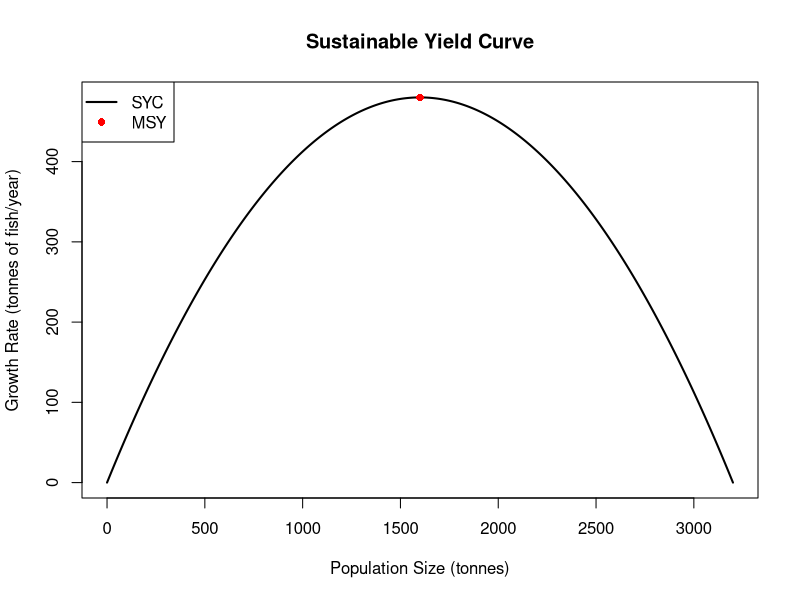
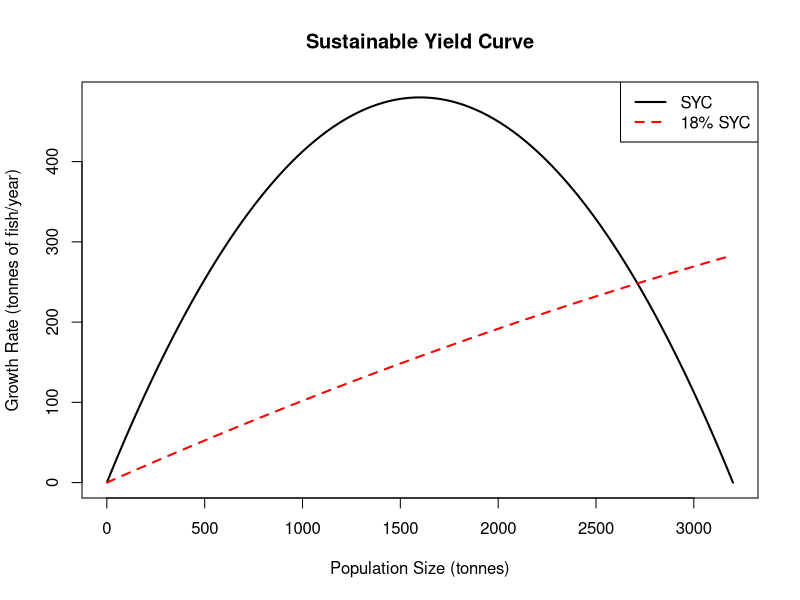
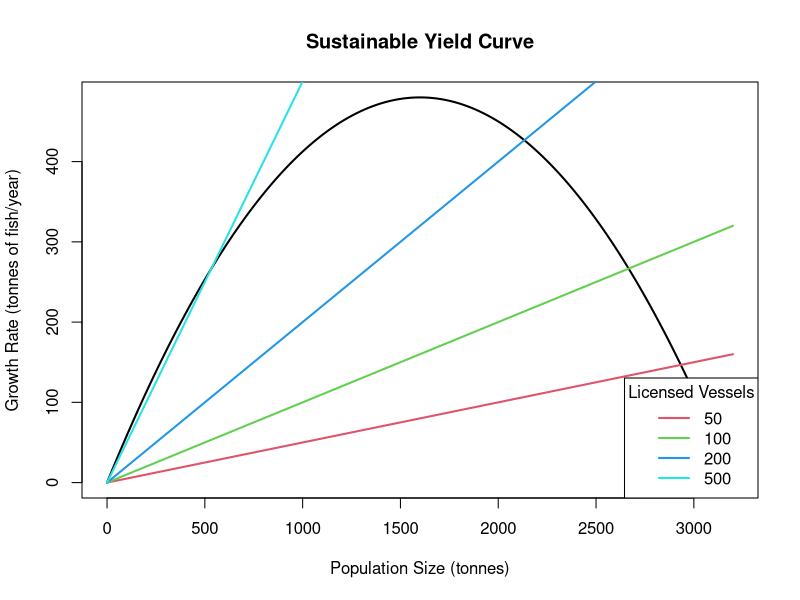
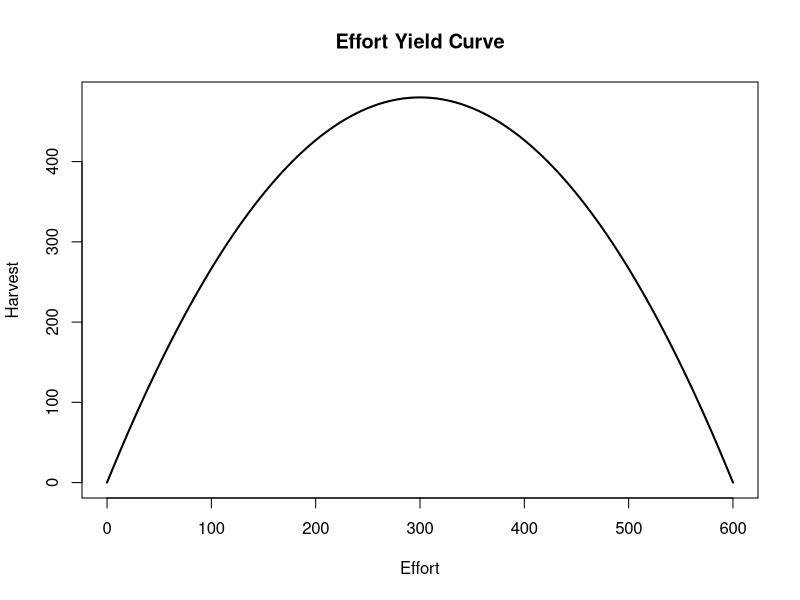
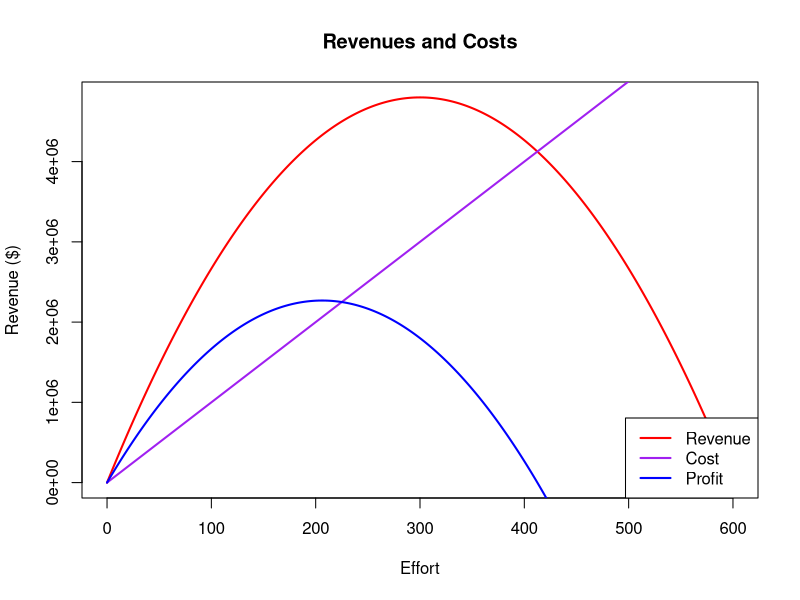
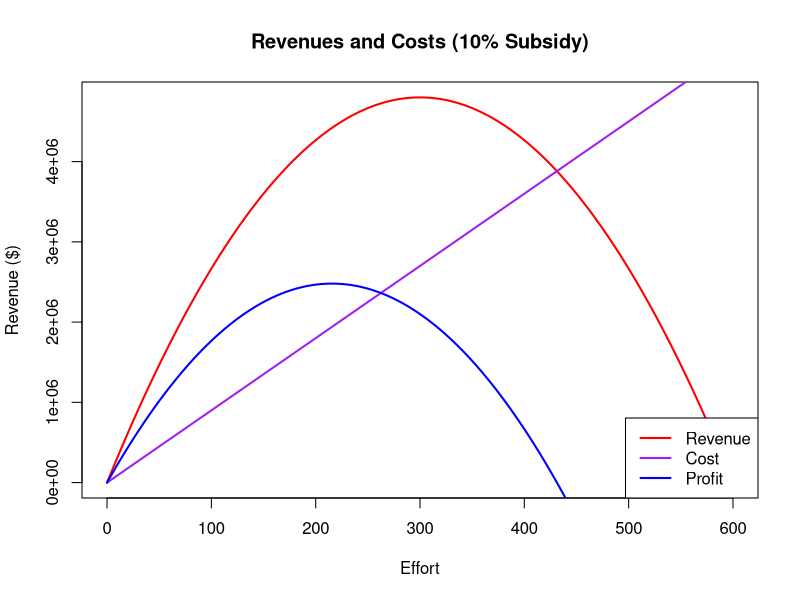
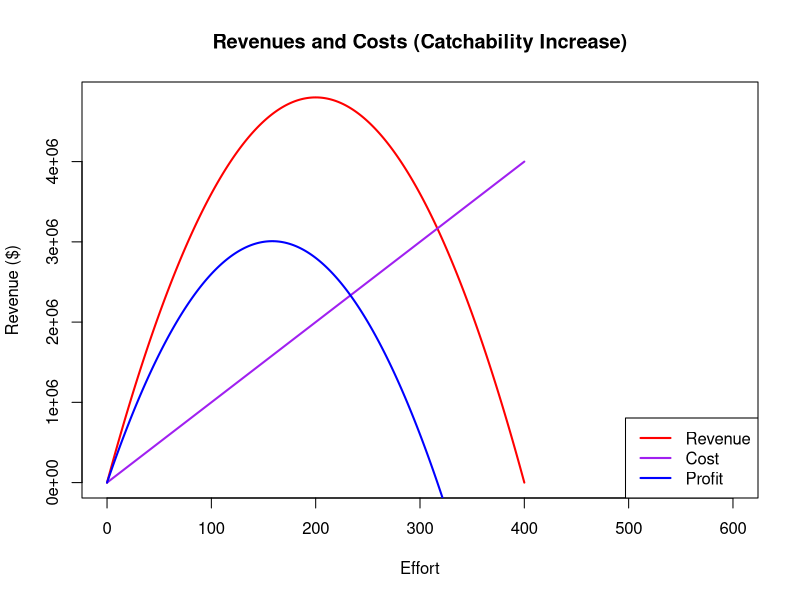

These charts were generated, in order, by the following R code:
## ---- chunk 1
knitr::opts_chunk$set(echo = TRUE)
## ---- chunk 2
# Calculate the growth rate for a vector of N's
log_growth_rate <- function(r,N,K){
  dNdt = r*N*(1-(N/K))
  return(dNdt)
}

# Set Initial Conditions
r = 0.6 # units: fish per year
K = 3200 # units: tonnes
N = 0:K

# Calculate dNdt and graph
dNdt = log_growth_rate(r,N,K)
plot(N,dNdt, type = "l", lwd = 2, ylim = range(dNdt), xlim = range(N), col = "black", main = "Sustainable Yield Curve", xlab = "Population Size (tonnes)", ylab = "Growth Rate (tonnes of fish/year)")

# MSY Point Calculations
equil_stock_size = K/2
msy = (r*K)/4

# Add MSY Point
points(equil_stock_size, msy, pch = 16, col = "red", lwd = 5)

legend("topleft", legend = c("SYC","MSY"), col = c("black","red"), lty = c(1, NA), pch = c(NA, 16), lwd = c(2,5))

## ---- chunk 3
# Set Initial Conditions
r = 0.6 # units: fish per year
K = 3200 # units: tonnes

# Calculate MSY and equilibrium stock size
msy = (r*K)/4
msy
equil_stock_size = K/2
equil_stock_size

## ---- chunk 4
# Set Initial Conditions
r = 0.6 # units: fish per year
K = 3200 # units: tonnes
N = 1:K
N_18 = N

# Calculate dNdt and 18%
dNdt = log_growth_rate(r,N,K)
N_18 = log_growth_rate(r,N*0.18,K)

# Graph
plot(N,dNdt, type = "l", lwd = 2, ylim = range(dNdt), xlim = range(N), col = "black", main = "Sustainable Yield Curve", xlab = "Population Size (tonnes)", ylab = "Growth Rate (tonnes of fish/year)")
lines(N, N_18, lwd = 2, lty = 2, col = "red")
legend("topright", legend = c("SYC","18% SYC"), col = c("black","red"), lty = c(1, 2), lwd = c(2,2))
## ---- chunk 5
Harvest = 0.18*K
Harvest
## ---- chunk 6
license_limits <- function(alpha,E,N){
  for(i in 1:length(E)){
    H = alpha*E[i]*N
    lines(N, H, col = i+1, lwd = 2) # color will change with i
  } 
}

# Set Initial Conditions
r = 0.6 # units: fish per year
K = 3200 # units: tonnes
N = 0:K
dNdt = log_growth_rate(r,N,K)
alpha = 0.001
E = c(50,100,200,500) # number of licensed vessels

# Initial Graph
plot(N,dNdt, type = "l", lwd = 2, ylim = range(dNdt), xlim = range(N), col = "black", main = "Sustainable Yield Curve", xlab = "Population Size (tonnes)", ylab = "Growth Rate (tonnes of fish/year)")

# Add License Limits Lines
license_limits(alpha,E,N)
legend("bottomright", title = "Licensed Vessels", legend = E,
         col = 2:(length(E) + 1), lwd = 2)

## ---- chunk 7
# Initial Conditions
r = 0.6 # units: fish per year
K = 3200 # units: tonnes
N = 0:K
alpha = 0.001

# Define E and H and then graph
Effort_Yield_Curve <- function(r,K,N,alpha){
  effort = (r/alpha)*(1 - (N/K))
  H = alpha*effort*N
  
  # Plot the effort vs harvest vectors
  plot(effort, H, type = "l", lwd = 2, ylim = range(H), xlim = range(effort), 
       col = "black", main = "Effort Yield Curve", xlab = "Effort", ylab 
       ="Harvest")
}

# Call Curve function
Effort_Yield_Curve(r,K,N,alpha)

## ---- chunk 8
# Initialize variables
r = 0.6 # units: fish per year
K = 3200 # units: tonnes
N = 0:K
alpha = 0.001

# Create new vectors
effort = (r/alpha)*(1 - (N/K))
H = alpha*effort*N

# Calculate what effort results in MSY 
optimal_EYC = effort[which.max(H)]
optimal_EYC
## ---- chunk 9
Revenue_Cost_Graph <- function(r,K,alpha,c,market_price,title){
  # Initial Variables
  N = 0:K
  effort = (r/alpha)*(1 - (N/K))
  H = alpha*effort*N

  # Calculating new vectors
  Total_Cost = effort*c
  Total_Revenue = market_price*H
  Profit = Total_Revenue - Total_Cost

  # Graph
  plot(effort, Total_Revenue, type = "l", lwd = 2, col = "red", ylim = 
         range(Total_Revenue), xlim = c(0,600), main = title, xlab = "Effort",
       ylab = "Revenue ($)")
  lines(effort, Total_Cost, type = "l", lwd = 2, col = "purple")
  lines(effort, Profit, type = "l", lwd = 2, col = "blue")
  legend("bottomright", legend = c("Revenue","Cost","Profit"), col = 
           c("red","purple","blue"), lwd = c(2,2,2))
}

# Initial Conditions
r = 0.6 # units: fish per year
K = 3200 # units: tonnes
alpha = 0.001
c = 10000 # cost per fishing vessel
market_price = 10 * 1000 # cost per kg * tonnes conversion
title = "Revenues and Costs"

# Call function
Revenue_Cost_Graph(r,K,alpha,c,market_price,title)
## ---- chunk 10
optimal_effort_values <- function(r,K,alpha,market_price){
  # Calculate new variables
  N = 0:K
  effort = (r/alpha)*(1 - (N/K))
  H = alpha*effort*N

  # Calculating new vectors
  Total_Cost = effort*c
  Total_Revenue = market_price*H
  Profit = Total_Revenue - Total_Cost

  # Calculate Optimal Effort Variables
  optimal_effort_index = which.max(Profit)
  optimal_effort = effort[optimal_effort_index]
  profit_at_OE = Profit[optimal_effort_index]
  per_vessel = profit_at_OE / optimal_effort

  # Print out values
  print(optimal_effort)
  print(profit_at_OE)
  print(per_vessel)
}

# Initial Conditions
r = 0.6 # units: fish per year
K = 3200 # units: tonnes
alpha = 0.001
c = 10000 # cost per fishing vessel
market_price = 10 * 1000 # cost per kg * tonnes conversion

# Print out Optimal Effort Values
optimal_effort_values(r,K,alpha,market_price)

## ---- chunk 11
# Initial Conditions
r = 0.6 # units: fish per year
K = 3200 # units: tonnes
alpha = 0.001
c = 10000 *.9 # cost per fishing vessel
market_price = 10 * 1000 # cost per kg * tonnes conversion
title = "Revenues and Costs (10% Subsidy)"

# Call function
Revenue_Cost_Graph(r,K,alpha,c,market_price,title)

# Print out Optimal Effort Values
optimal_effort_values(r,K,alpha,market_price)

## ---- chunk 12
# Initial Conditions
r = 0.6 # units: fish per year
K = 3200 # units: tonnes
alpha = 0.001 * 1.5 # increase catchability by 50%
c = 10000 # cost per fishing vessel
market_price = 10 * 1000 # cost per kg * tonnes conversion
title = "Revenues and Costs (Catchability Increase)"

# Call function
Revenue_Cost_Graph(r,K,alpha,c,market_price,title)

# Print out Optimal Effort Values
optimal_effort_values(r,K,alpha,market_price)

